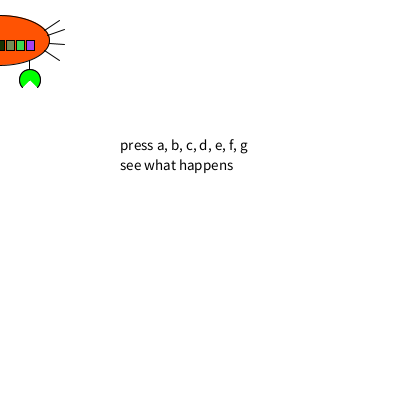
Frame 1 (no input)
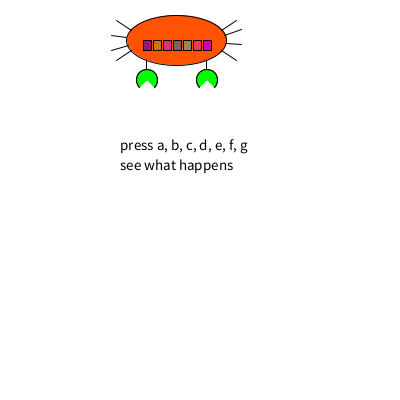
Frame 60 (the mouse pressed at the canvas centre just before this capture)
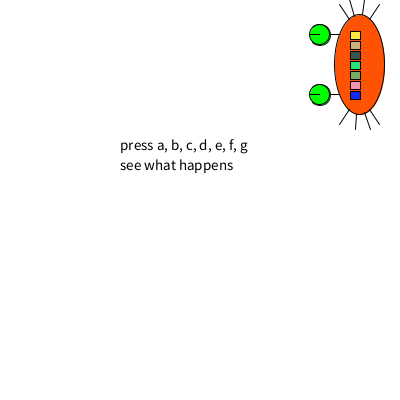
Frame 120 (the mouse held since frame 60 and released just before this capture)

The Processing sketch that drew these frames (run headless with seeded random() and noise(); from frame 60 on, the mouse is pressed at the canvas centre):

// Processing sketch: processing_39705
// ── processing_39705.pde

float x = 60;
float y = 60;
float w = 50;
float h = 50;
float rad = 20; 
float eyeSpace = 30;
float eyeLine = 40;
float teethx= x-30;
//boolean button = false;
String text1 = "press a, b, c, d, e, f, g";
String text2 = "see what happens";
int state = 0;
int speed = 60;

void setup() {
  size(400, 400);
  background(255);
  smooth();
}

void draw() {
  stroke(1);
  background(255);
  ellipseMode(CENTER);
  rectMode(CENTER);
  moveCrab();
  pressCrab();
  switchCrab();
}

void moveCrab(){
  //move
  
  if (state == 0){
    drawCrab(-PI, speed, 100);
    speed = speed + 3;
    if(speed > width){
      speed = 110;
      state = 1;
    } 
  }
  
  else if(state == 1){
    drawCrab(-PI/2, 300, speed);
    speed = speed + 3;
    if (speed > height - 60){
      speed = width-110;
      state = 2;
    }
  } else if(state == 2){
    drawCrab(0, speed, 300);
    speed = speed - 3;
    if(speed < 60){
      speed = height-110;
      state = 3;
    }
  } else if(state == 3){
    drawCrab(PI/2, 100, speed);
    speed = speed - 3;
    if(speed < 60){
      speed = 110;
      state = 0;
    }
  }
}


void drawCrab(float angle, float transX, float transY){
  //text
  fill(0);
  textSize(15);
  text(text1, 120, 150);
  text(text2, 120, 170);
  
  translate(transX, transY);
  rotate(angle);
  
  //eyeline
  line(x-eyeSpace, y, x-eyeSpace, y-eyeLine);
  line(x+eyeSpace, y, x+eyeSpace, y-eyeLine);
  
  //body
  fill(255, 83, 3);
  ellipse(x, y, 2*w, h);
  
  //eye
  fill(0, 255, 0);
  arc(x-eyeSpace, y-eyeLine, rad, rad, -PI/4, 5*PI/4);
  arc(x+eyeSpace, y-eyeLine, rad, rad, -PI/4, 5*PI/4);
  
  //legs
  line(x+45, y-10, x+60, y-20);
  line(x+48, y-5, x+65, y-10);
  line(x+50, y+3, x+65, y+5);
  line(x+45, y+10, x+60, y+20);
  
  line(x-45, y+10, x-60, y+20);
  line(x-48, y+5, x-65, y+10);
  line(x-50, y-3, x-65, y-5);
  line(x-45, y-10, x-60, y-20);
  
  for(float teethx= x-30; teethx <= x+(w-20) && teethx >= x-30; teethx += 10){
    float r = random(255);
    float g = random(255);
    float b = random(255);
    rectMode(CENTER);
    fill(r, g, b);
    rect(teethx, y-5, 8, 10);
  }
}

void pressCrab(){
   char [] smallk = {'a', 'b', 'c', 'd', 'e', 'f', 'g'};
   char [] bigk = {'A', 'B', 'C', 'D', 'E', 'F', 'G'};
   
   if(keyPressed){
     for(int i = 0; i<smallk.length; i++){
       if(key == smallk[i] || key == bigk[i]){
         fill(255, 0, 0);
         triangle(x-(30-i*10), y-10, x-(25-i*10), y, x-(35-i*10), y);
       } else {
         fill(255);
         rect(x-(30-i*10), y-5, 8, 10);
       }
     }
   }
}
 
boolean button = false; 
void switchCrab(){
  if(button){
    fill(0, 255, 0);
    ellipse(x-eyeSpace, y-eyeLine, rad, rad);
    line(x-eyeSpace, y-eyeLine, x-eyeSpace, y-eyeLine-rad/2);
    ellipse(x+eyeSpace, y-eyeLine, rad, rad);
    line(x+eyeSpace, y-eyeLine, x+eyeSpace, y-eyeLine-rad/2);
  } else {
    fill(0, 255, 0);
    arc(x-eyeSpace, y-eyeLine, rad, rad, -PI/4, 5*PI/4);
    arc(x+eyeSpace, y-eyeLine, rad, rad, -PI/4, 5*PI/4);
  }
}
   
   
void mousePressed(){
  button = !button;
 } 
